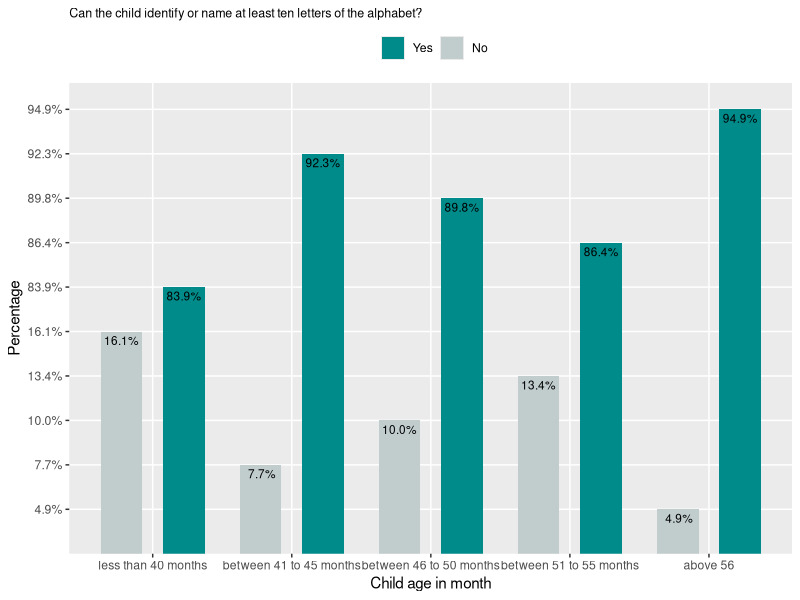
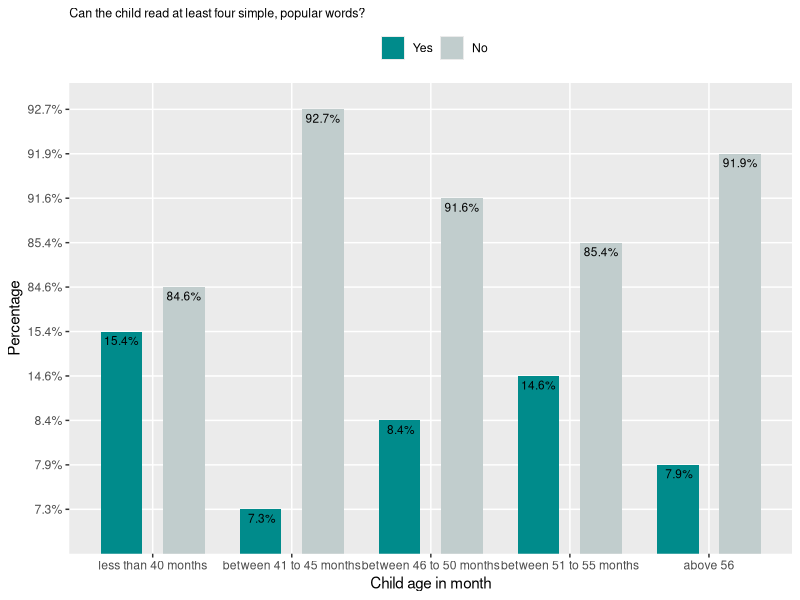
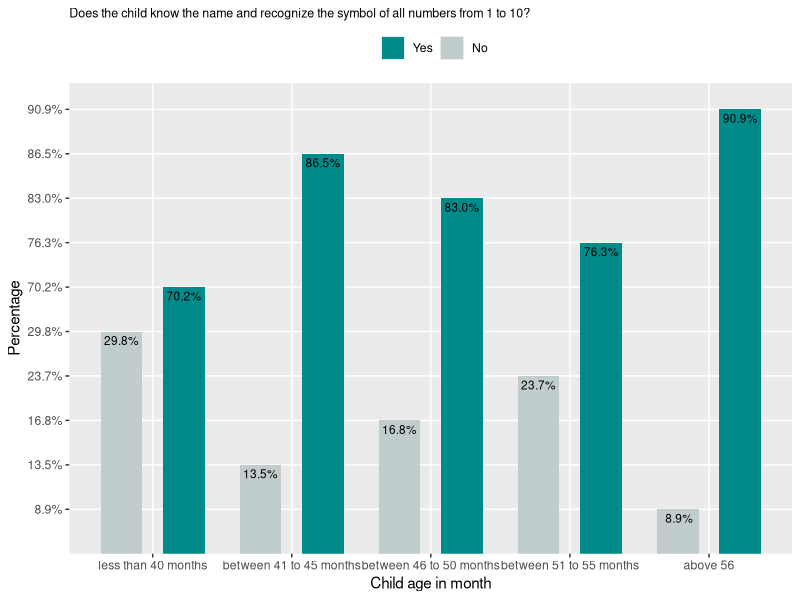
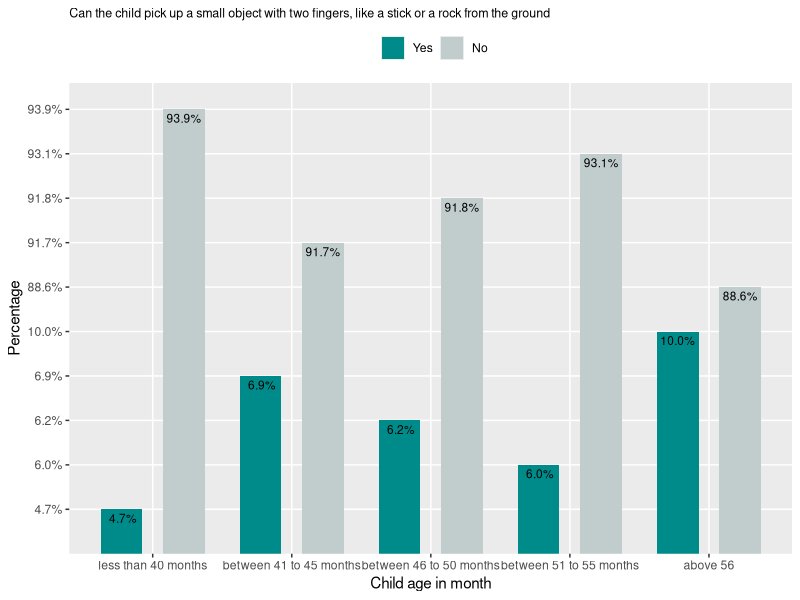
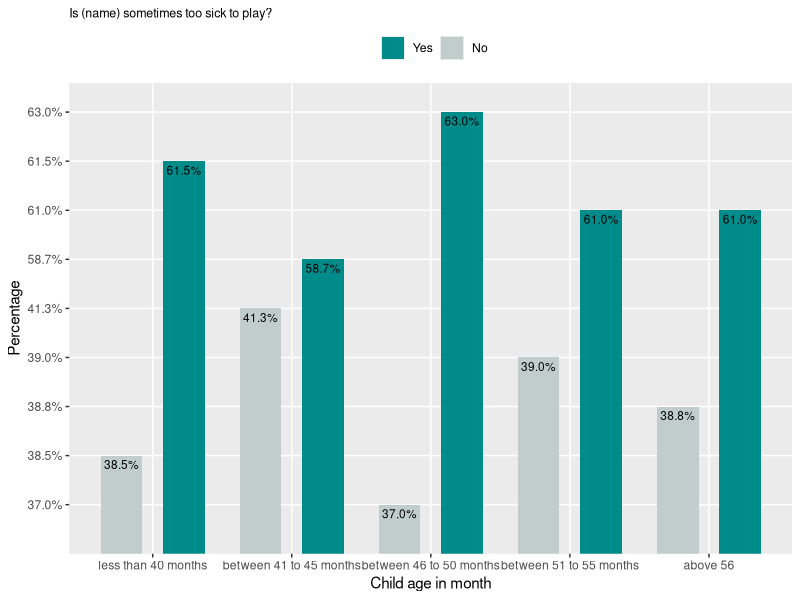
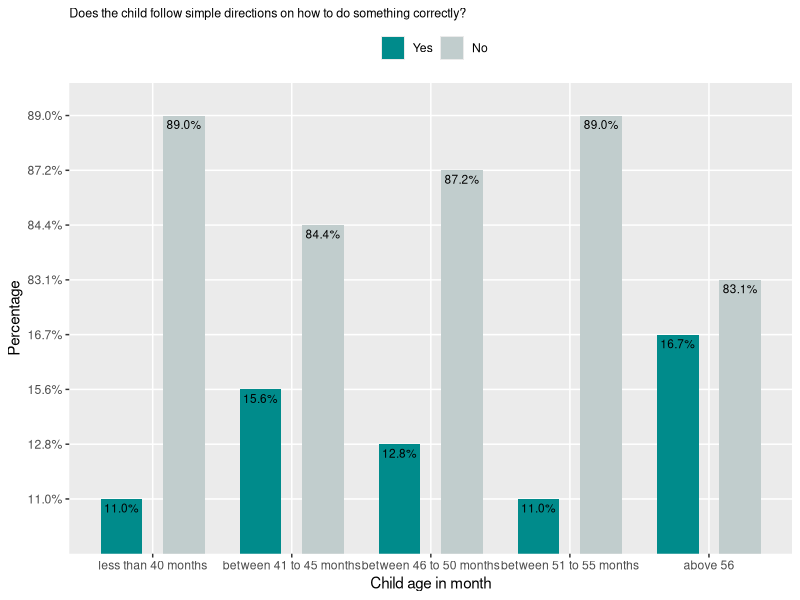
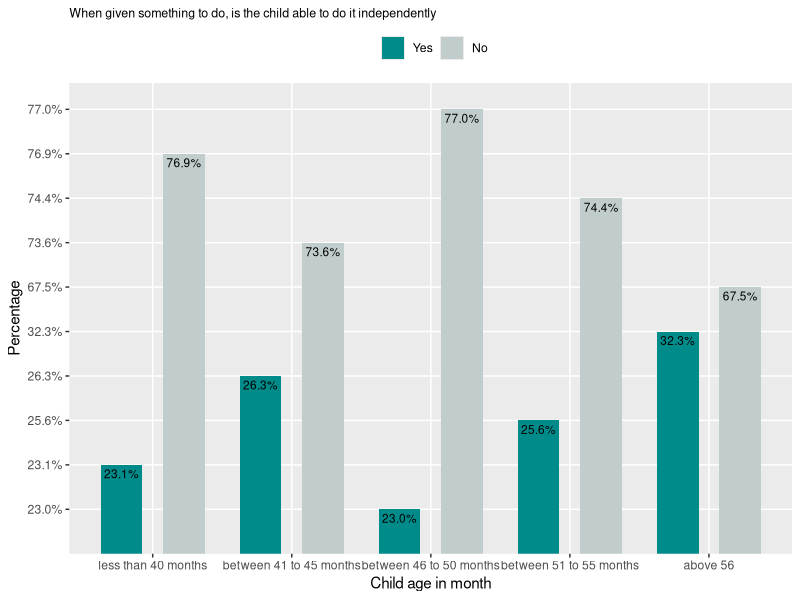
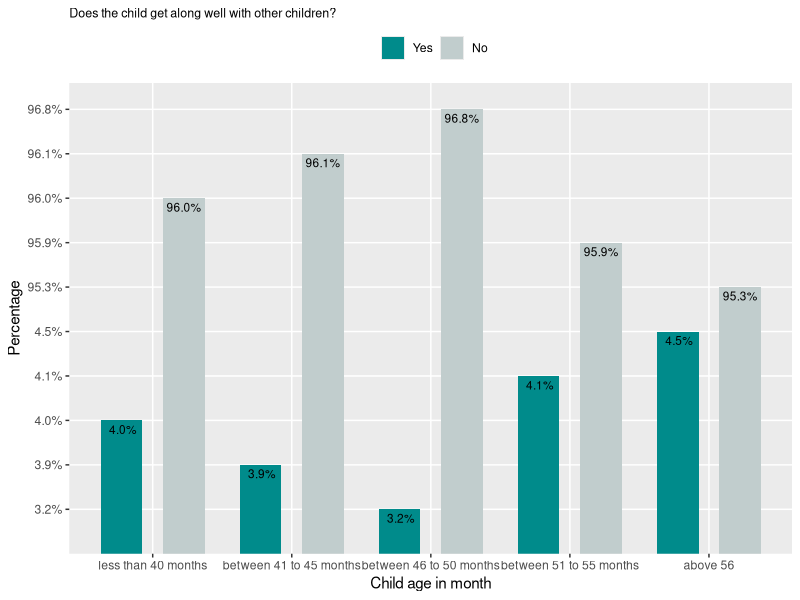

Reproduce these figures in R, in order.
## ---- chunk 1
knitr::opts_chunk$set(echo = TRUE)
## ---- chunk 2
library(tidyverse)
library(lubridate)
library(kableExtra)


df = read.csv("01_rawdata/Zimbabwe_children_under5_interview.csv")

## ---- chunk 3


df$age_in_months = interval(df$child_birthday ,df$interview_date)  %/% months(1)

unique(df$age_in_months)

df$age_in_months_cat [df$age_in_months < 41] = 'less than 40 months'
df$age_in_months_cat [(df$age_in_months >= 41) & (df$age_in_months < 46)] = 'between 41 to 45 months'
df$age_in_months_cat [(df$age_in_months >= 46) & (df$age_in_months < 51)] = 'between 46 to 50 months'
df$age_in_months_cat [(df$age_in_months >= 51) & (df$age_in_months < 56)] = 'between 51 to 55 months'
df$age_in_months_cat [(df$age_in_months >= 56) ] = 'above 56'

df$age_in_months_cat = factor(df$age_in_months_cat , ordered = is.ordered(df$age_in_months_cat) )

levels(df$age_in_months_cat) = c("less than 40 months" , "between 41 to 45 months" ,  "between 46 to 50 months" , "between 51 to 55 months" , "above 56")

kable(table(df$age_in_months_cat) , format = "markdown")


## ---- chunk 4
# EC6: "Can (name) identify or name at least ten letters of the alphabet?" "Yes=1/No=2/DK=8"
# EC7: "Can (name) read at least four simple, popular words?" "Yes=1/No=2/DK=8"
# EC8: "Does (name) know the name and recognize the symbol of all numbers from 1 to 10?" "Yes=1/No=2/DK=8"




tab1 = df %>% group_by( age_in_months_cat , EC6) %>% summarise(n = n() ) %>% dplyr::mutate(perc = paste0(sprintf("%4.1f", n / sum(n) * 100), "%"))

tab1 = tab1 [(tab1$EC6 == 1  | tab1$EC6 ==2),]
tab1$EC6 [tab1$EC6 ==1] = "Yes"
tab1$EC6 [tab1$EC6 ==2] = "No"
tab1 = tab1[!is.na(tab1$age_in_months_cat),]
kable(tab1 , format = "markdown")

chisq.test(df$age_in_months_cat , df$EC6)

ggplot(tab1, aes(x = age_in_months_cat, y = perc, fill = as.factor (EC6)))+
geom_bar(stat = "identity", position=position_dodge(.9) , width = 0.6) +
geom_text(aes(label = perc), vjust = 1.5, colour = "black" , size = 3, position=position_dodge(.9))+ #text labels
labs(x = "Child age in month", y = "Percentage", 
title = "Can the child identify or name at least ten letters of the alphabet?" , fill = "") +
scale_fill_manual(values = c("darkcyan", "azure3"), 
                    labels = c("Yes", "No")) +   theme(legend.position = "top" , plot.title = element_text(size = 9)) 

#-------------------------------------#


tab2 = df %>% group_by( age_in_months_cat , EC7) %>% summarise(n = n() ) %>% dplyr::mutate(perc = paste0(sprintf("%4.1f", n / sum(n) * 100), "%"))

tab2 = tab2 [(tab2$EC7 == 1  | tab2$EC7 ==2),]
tab2$EC6 [tab2$EC7 ==1] = "Yes"
tab2$EC6 [tab2$EC7 ==2] = "No"
tab2 = tab2[!is.na(tab2$age_in_months_cat),]
kable(tab2 , format = "markdown")

chisq.test(df$age_in_months_cat , df$EC7)

ggplot(tab2, aes(x = age_in_months_cat, y = perc, fill = as.factor (EC7)))+
geom_bar(stat = "identity", position=position_dodge(.9) , width = 0.6) +
geom_text(aes(label = perc), vjust = 1.5, colour = "black" , size = 3, position=position_dodge(.9))+ #text labels
labs(x = "Child age in month", y = "Percentage", 
title = "Can the child read at least four simple, popular words?"  , fill = "") +
scale_fill_manual(values = c("darkcyan", "azure3"), 
                    labels = c("Yes", "No")) +   theme(legend.position = "top" , plot.title = element_text(size = 9)) 


#--------------------------------#

tab3 = df %>% group_by( age_in_months_cat , EC8) %>% summarise(n = n() ) %>% dplyr::mutate(perc = paste0(sprintf("%4.1f", n / sum(n) * 100), "%"))

tab3 = tab3 [(tab3$EC8 == 1  | tab3$EC8 ==2),]
tab3$EC8 [tab3$EC8 ==1] = "Yes"
tab3$EC8 [tab3$EC8 ==2] = "No"
tab3 = tab3[!is.na(tab3$age_in_months_cat),]
kable(tab3 , format = "markdown")

chisq.test(df$age_in_months_cat , df$EC8)

ggplot(tab3, aes(x = age_in_months_cat, y = perc, fill = as.factor (EC8)))+
geom_bar(stat = "identity", position=position_dodge(.9) , width = 0.6) +
geom_text(aes(label = perc), vjust = 1.5, colour = "black" , size = 3, position=position_dodge(.9))+ #text labels
labs(x = "Child age in month", y = "Percentage", 
title = "Does the child know the name and recognize the symbol of all numbers from 1 to 10?"  , fill = "") +
scale_fill_manual(values = c("darkcyan", "azure3"), 
                    labels = c("Yes", "No")) +   theme(legend.position = "top" , plot.title = element_text(size = 9)) 


## ---- chunk 5


# EC9: "Can (name) pick up a small object with two fingers, like a stick or a rock from the ground?" "Yes=1/No=2/DK=8"
# EC10: "Is (name) sometimes too sick to play?" "Yes=1/No=2/DK=8"


tab4 = df %>% group_by( age_in_months_cat , EC9) %>% summarise(n = n() ) %>% dplyr::mutate(perc = paste0(sprintf("%4.1f", n / sum(n) * 100), "%"))

tab4 = tab4 [(tab4$EC9 == 1  | tab4$EC9 ==2),]
tab4$EC9 [tab4$EC9 ==1] = "Yes"
tab4$EC9 [tab4$EC9 ==2] = "No"
tab4 = tab4[!is.na(tab4$age_in_months_cat),]
kable(tab4 , format = "markdown")

chisq.test(df$age_in_months_cat , df$EC9)

ggplot(tab4, aes(x = age_in_months_cat, y = perc, fill = as.factor (EC9)))+
geom_bar(stat = "identity", position=position_dodge(.9) , width = 0.6) +
geom_text(aes(label = perc), vjust = 1.5, colour = "black" , size = 3, position=position_dodge(.9))+ #text labels
labs(x = "Child age in month", y = "Percentage", 
title = "Can the child pick up a small object with two fingers, like a stick or a rock from the ground"  , fill = "") +
scale_fill_manual(values = c("darkcyan", "azure3"), 
                    labels = c("Yes", "No")) +   theme(legend.position = "top" , plot.title = element_text(size = 9)) 



#---------------------------------------#


tab5 = df %>% group_by( age_in_months_cat , EC10) %>% summarise(n = n() ) %>% dplyr::mutate(perc = paste0(sprintf("%4.1f", n / sum(n) * 100), "%"))

tab5 = tab5 [(tab5$EC10 == 1  | tab5$EC10 ==2),]
tab5$EC10 [tab5$EC10 ==1] = "Yes"
tab5$EC10 [tab5$EC10 ==2] = "No"
tab5 = tab5[!is.na(tab5$age_in_months_cat),]
kable(tab5 , format = "markdown")

chisq.test(df$age_in_months_cat , df$EC10)

ggplot(tab5, aes(x = age_in_months_cat, y = perc, fill = as.factor (EC10)))+
geom_bar(stat = "identity", position=position_dodge(.9) , width = 0.6) +
geom_text(aes(label = perc), vjust = 1.5, colour = "black" , size = 3, position=position_dodge(.9))+ #text labels
labs(x = "Child age in month", y = "Percentage", 
title = "Is (name) sometimes too sick to play?"  , fill = "") +
scale_fill_manual(values = c("darkcyan", "azure3"), 
                    labels = c("Yes", "No")) +   theme(legend.position = "top" , plot.title = element_text(size = 9)) 

## ---- chunk 6
tab6 = df %>% group_by( age_in_months_cat , EC11) %>% summarise(n = n() ) %>% dplyr::mutate(perc = paste0(sprintf("%4.1f", n / sum(n) * 100), "%"))

tab6 = tab6 [(tab6$EC11 == 1  | tab6$EC11 ==2),]
tab6$EC11 [tab6$EC11 ==1] = "Yes"
tab6$EC11 [tab6$EC11 ==2] = "No"
tab6 = tab6[!is.na(tab6$age_in_months_cat),]
kable(tab6 , format = "markdown")

chisq.test(df$age_in_months_cat , df$EC11)

ggplot(tab6, aes(x = age_in_months_cat, y = perc, fill = as.factor (EC11)))+
geom_bar(stat = "identity", position=position_dodge(.9) , width = 0.6) +
geom_text(aes(label = perc), vjust = 1.5, colour = "black" , size = 3, position=position_dodge(.9))+ #text labels
labs(x = "Child age in month", y = "Percentage", 
title = "Does the child follow simple directions on how to do something correctly?"  , fill = "") +
scale_fill_manual(values = c("darkcyan", "azure3"), 
                    labels = c("Yes", "No")) +   theme(legend.position = "top" , plot.title = element_text(size = 9)) 

#----------------------------------------------#

tab7 = df %>% group_by( age_in_months_cat , EC12) %>% summarise(n = n() ) %>% dplyr::mutate(perc = paste0(sprintf("%4.1f", n / sum(n) * 100), "%"))

tab7 = tab7 [(tab7$EC12 == 1  | tab7$EC12 ==2),]
tab7$EC12 [tab7$EC12 ==1] = "Yes"
tab7$EC12 [tab7$EC12 ==2] = "No"
tab7 = tab7[!is.na(tab7$age_in_months_cat),]
kable(tab7 , format = "markdown")

chisq.test(df$age_in_months_cat , df$EC12)

ggplot(tab7, aes(x = age_in_months_cat, y = perc, fill = as.factor (EC12)))+
geom_bar(stat = "identity", position=position_dodge(.9) , width = 0.6) +
geom_text(aes(label = perc), vjust = 1.5, colour = "black" , size = 3, position=position_dodge(.9))+ #text labels
labs(x = "Child age in month", y = "Percentage", 
title = "When given something to do, is the child able to do it independently"  , fill = "") +
scale_fill_manual(values = c("darkcyan", "azure3"), 
                    labels = c("Yes", "No")) +   theme(legend.position = "top" , plot.title = element_text(size = 9)) 
## ---- chunk 7

tab8 = df %>% group_by( age_in_months_cat , EC13) %>% summarise(n = n() ) %>% dplyr::mutate(perc = paste0(sprintf("%4.1f", n / sum(n) * 100), "%"))

tab8 = tab8 [(tab8$EC13 == 1  | tab8$EC13 ==2),]
tab8$EC13 [tab8$EC13 ==1] = "Yes"
tab8$EC13 [tab8$EC13 ==2] = "No"
tab8 = tab8[!is.na(tab8$age_in_months_cat),]
kable(tab8 , format = "markdown")

chisq.test(df$age_in_months_cat , df$EC13)

ggplot(tab8, aes(x = age_in_months_cat, y = perc, fill = as.factor (EC13)))+
geom_bar(stat = "identity", position=position_dodge(.9) , width = 0.6) +
geom_text(aes(label = perc), vjust = 1.5, colour = "black" , size = 3, position=position_dodge(.9))+ #text labels
labs(x = "Child age in month", y = "Percentage", 
title = "Does the child get along well with other children?"  , fill = "") +
scale_fill_manual(values = c("darkcyan", "azure3"), 
                    labels = c("Yes", "No")) +   theme(legend.position = "top" , plot.title = element_text(size = 9)) 

#--------------------------------------#

tab9 = df %>% group_by( age_in_months_cat , EC14) %>% summarise(n = n() ) %>% dplyr::mutate(perc = paste0(sprintf("%4.1f", n / sum(n) * 100), "%"))

tab9 = tab9 [(tab9$EC14 == 1  | tab9$EC14 ==2),]
tab9$EC14 [tab9$EC14 ==1] = "Yes"
tab9$EC14 [tab9$EC14 ==2] = "No"
tab9 = tab9[!is.na(tab9$age_in_months_cat),]
kable(tab9 , format = "markdown")

chisq.test(df$age_in_months_cat , df$EC14)

ggplot(tab9, aes(x = age_in_months_cat, y = perc, fill = as.factor (EC14)))+
geom_bar(stat = "identity", position=position_dodge(.9) , width = 0.6) +
geom_text(aes(label = perc), vjust = 1.5, colour = "black" , size = 3, position=position_dodge(.9))+ #text labels
labs(x = "Child age in month", y = "Percentage", 
title = "Does the child kick, bite, or hit other children or adults?"  , fill = "") +
scale_fill_manual(values = c("darkcyan", "azure3"), 
                    labels = c("Yes", "No")) +   theme(legend.position = "top" , plot.title = element_text(size = 9)) 


#--------------------------------------------#


tab10 = df %>% group_by( age_in_months_cat , EC15) %>% summarise(n = n() ) %>% dplyr::mutate(perc = paste0(sprintf("%4.1f", n / sum(n) * 100), "%"))

tab10 = tab10 [(tab10$EC15 == 1  | tab10$EC15 ==2),]
tab10$EC15 [tab10$EC15 ==1] = "Yes"
tab10$EC15 [tab10$EC15 ==2] = "No"
tab10 = tab10[!is.na(tab10$age_in_months_cat),]
kable(tab10 , format = "markdown")

chisq.test(df$age_in_months_cat , df$EC15)

ggplot(tab10, aes(x = age_in_months_cat, y = perc, fill = as.factor (EC15)))+
geom_bar(stat = "identity", position=position_dodge(.9) , width = 0.6) +
geom_text(aes(label = perc), vjust = 1.5, colour = "black" , size = 3, position=position_dodge(.9))+ #text labels
labs(x = "Child age in month", y = "Percentage", 
title = "Does the child get distracted easily"  , fill = "") +
scale_fill_manual(values = c("darkcyan", "azure3"), 
                    labels = c("Yes", "No")) +   theme(legend.position = "top" , plot.title = element_text(size = 9)) 
